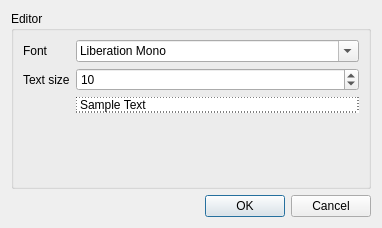
<?xml version="1.0" encoding="UTF-8"?>
<ui version="4.0">
 <class>PreferencesDialog</class>
 <widget class="QDialog" name="PreferencesDialog">
  <property name="windowModality">
   <enum>Qt::ApplicationModal</enum>
  </property>
  <property name="geometry">
   <rect>
    <x>0</x>
    <y>0</y>
    <width>382</width>
    <height>228</height>
   </rect>
  </property>
  <property name="windowTitle">
   <string>Dialog</string>
  </property>
  <property name="modal">
   <bool>true</bool>
  </property>
  <layout class="QVBoxLayout" name="verticalLayout">
   <item>
    <widget class="QGroupBox" name="groupBox">
     <property name="title">
      <string>Editor</string>
     </property>
     <layout class="QFormLayout" name="formLayout">
      <property name="fieldGrowthPolicy">
       <enum>QFormLayout::AllNonFixedFieldsGrow</enum>
      </property>
      <item row="0" column="0">
       <widget class="QLabel" name="label">
        <property name="text">
         <string>Font</string>
        </property>
       </widget>
      </item>
      <item row="0" column="1">
       <widget class="QFontComboBox" name="font">
        <property name="currentFont">
         <font>
          <family>Courier New</family>
         </font>
        </property>
       </widget>
      </item>
      <item row="1" column="0">
       <widget class="QLabel" name="label_2">
        <property name="text">
         <string>Text size</string>
        </property>
       </widget>
      </item>
      <item row="1" column="1">
       <widget class="QSpinBox" name="size">
        <property name="minimum">
         <number>6</number>
        </property>
        <property name="maximum">
         <number>127</number>
        </property>
        <property name="value">
         <number>10</number>
        </property>
       </widget>
      </item>
      <item row="2" column="1">
       <widget class="QLabel" name="label_sample">
        <property name="styleSheet">
         <string notr="true">background-color: rgb(255, 255, 255);
border: 1px dotted rgb(0, 0, 0);</string>
        </property>
        <property name="text">
         <string>Sample Text</string>
        </property>
       </widget>
      </item>
     </layout>
    </widget>
   </item>
   <item>
    <widget class="QDialogButtonBox" name="buttonBox">
     <property name="orientation">
      <enum>Qt::Horizontal</enum>
     </property>
     <property name="standardButtons">
      <set>QDialogButtonBox::Cancel|QDialogButtonBox::Ok</set>
     </property>
    </widget>
   </item>
  </layout>
 </widget>
 <resources/>
 <connections>
  <connection>
   <sender>buttonBox</sender>
   <signal>accepted()</signal>
   <receiver>PreferencesDialog</receiver>
   <slot>accept()</slot>
   <hints>
    <hint type="sourcelabel">
     <x>368</x>
     <y>354</y>
    </hint>
    <hint type="destinationlabel">
     <x>157</x>
     <y>274</y>
    </hint>
   </hints>
  </connection>
  <connection>
   <sender>buttonBox</sender>
   <signal>rejected()</signal>
   <receiver>PreferencesDialog</receiver>
   <slot>reject()</slot>
   <hints>
    <hint type="sourcelabel">
     <x>436</x>
     <y>360</y>
    </hint>
    <hint type="destinationlabel">
     <x>286</x>
     <y>274</y>
    </hint>
   </hints>
  </connection>
 </connections>
</ui>
